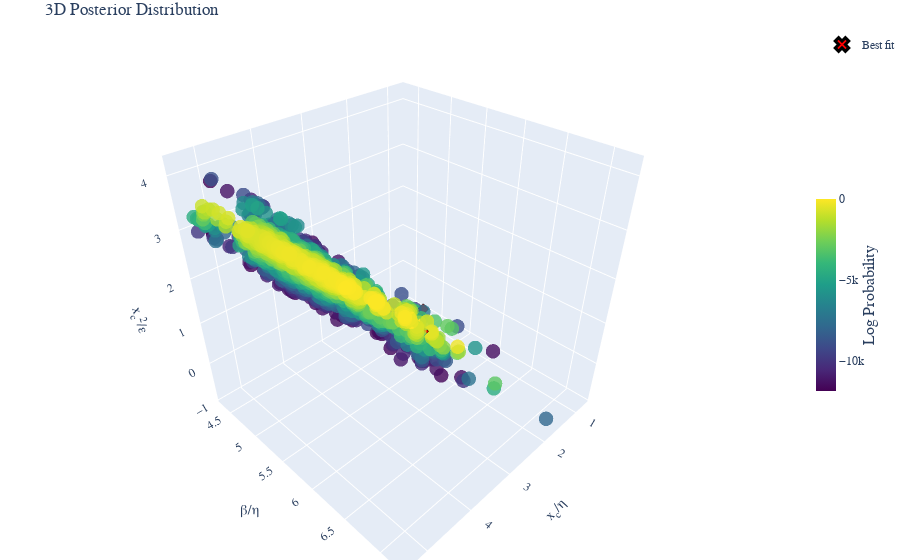

Source (notebook cell):
### Code cell
fig =post.plot_posterior3D_interactive([0,1,2],labels=labels_trans, truths=np.log(truths_trans),truth_label="Best fit" )
# Save the figure using matplotlib's savefig instead of plotly's write_image
fig.show()
if SAVE_PRODUCTS:
    # Save the figure as HTML
    html_file_name = config_name+test_str+'_3D_plot'
    if subfolder is not None:
        html_file_name = os.path.join(subfolder, html_file_name)
    html_path = os.path.join(Products_folder, 'html_3d_plots', f'{html_file_name}.html')
    # Create directory if it doesn't exist
    os.makedirs(os.path.dirname(html_path), exist_ok=True)
    fig.write_html(html_path)

### Figure 1 — Plotly figure (JSON) as saved in the notebook; plotly's stock layout.template omitted (floating-point values rounded to 4 significant figures; data arrays with more than 128 entries replaced by an {"elided": "..."} marker saying what was removed)
{"data": [{"marker": {"color": {"elided": "1512 float values"}, "colorbar": {"len": 0.4, "thickness": 20, "title": {"font": {"size": 16}, "side": "right", "text": "Log Probability"}, "x": 1.0, "y": 0.5}, "colorscale": [[0.0, "#440154"], [0.1111, "#482878"], [0.2222, "#3e4989"], [0.3333, "#31688e"], [0.4444, "#26828e"], [0.5556, "#1f9e89"], [0.6667, "#35b779"], [0.7778, "#6ece58"], [0.8889, "#b5de2b"], [1.0, "#fde725"]], "opacity": 0.8, "size": 5}, "mode": "markers", "name": "Posterior", "scene": "scene", "showlegend": false, "type": "scatter3d", "x": {"elided": "1512 float values"}, "y": {"elided": "1512 float values"}, "z": {"elided": "1512 float values"}}, {"marker": {"color": "red", "line": {"color": "black", "width": 3}, "size": 12, "symbol": "x"}, "mode": "markers", "name": "Best fit", "scene": "scene", "showlegend": true, "type": "scatter3d", "x": [1.604], "y": [5.028], "z": [-0.499]}], "layout": {"font": {"family": "Computer Modern"}, "margin": {"b": 0, "l": 0, "r": 0, "t": 30}, "scene": {"aspectmode": "cube", "xaxis": {"exponentformat": "e", "showexponent": "all", "title": {"font": {"size": 14}, "text": "x<sub>c</sub>/η"}}, "yaxis": {"exponentformat": "e", "showexponent": "all", "title": {"font": {"size": 14}, "text": "β/η"}}, "zaxis": {"exponentformat": "e", "showexponent": "all", "title": {"font": {"size": 14}, "text": "x<sub>c</sub><sup>2</sup>/ε"}}}, "title": {"text": "3D Posterior Distribution"}}}
